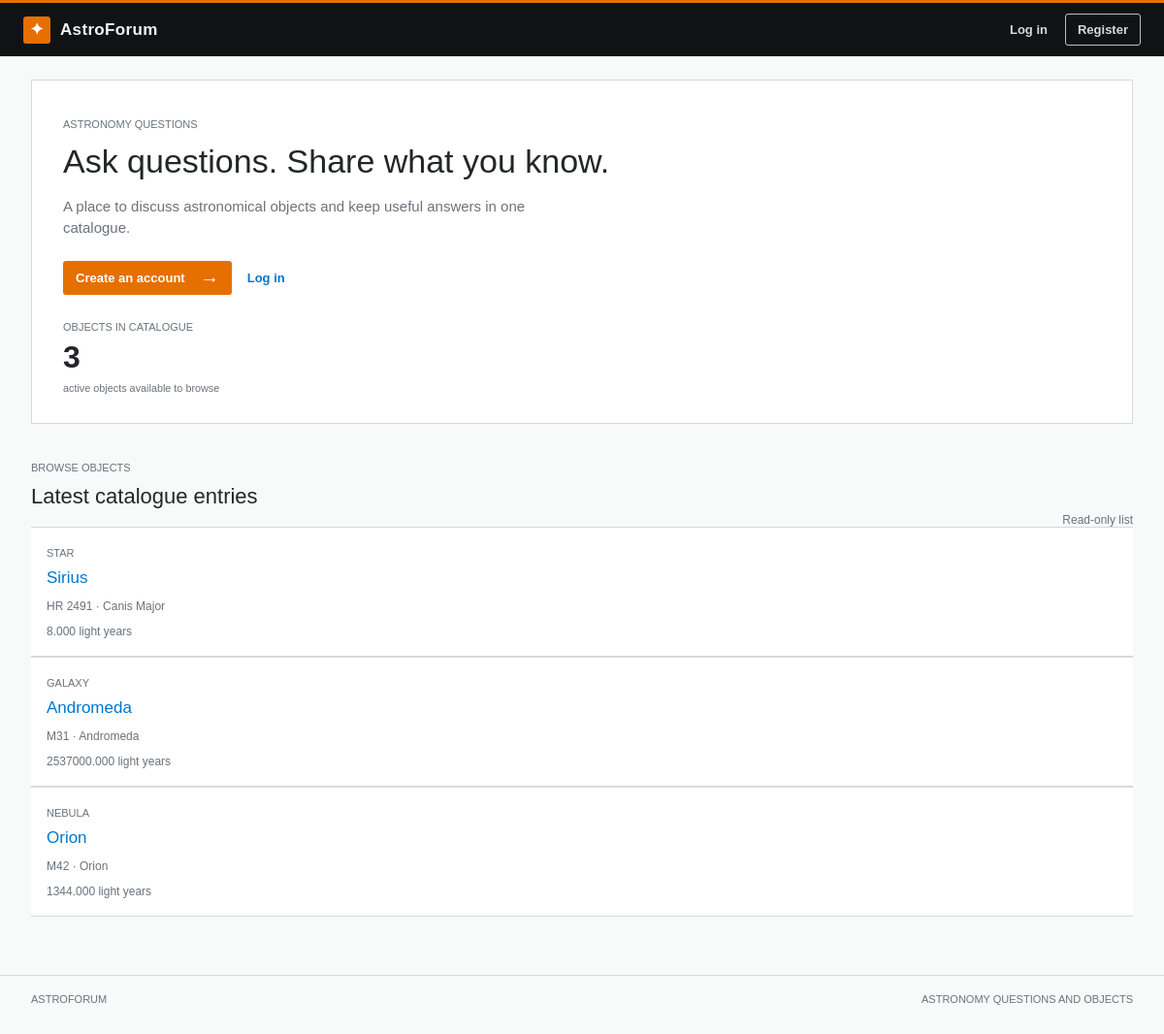
The page / on the database its author committed.
### tables this page shows
CREATE TABLE IF NOT EXISTS objects (
  id              INT UNSIGNED NOT NULL AUTO_INCREMENT,
  name            VARCHAR(255) NOT NULL,
  catalog_id      VARCHAR(64)  NULL,
  object_type     VARCHAR(64) NOT NULL,
  right_ascension VARCHAR(16)  NULL,
  declination     VARCHAR(16)  NULL,
  apparent_mag    DECIMAL(6,3) NULL COMMENT 'apparent magnitude',
  constellation   VARCHAR(16)  NULL,
  distance_ly     DECIMAL(12,3) NULL COMMENT 'distance in light years',
  discovered_by   VARCHAR(128) NULL,
  discovery_year  SMALLINT UNSIGNED NULL,
  notes           TEXT NULL,
  status          ENUM('active','deleted') NOT NULL DEFAULT 'active',
  created_at      TIMESTAMP NOT NULL DEFAULT CURRENT_TIMESTAMP,
  updated_at      TIMESTAMP NOT NULL DEFAULT CURRENT_TIMESTAMP ON UPDATE CURRENT_TIMESTAMP,
  PRIMARY KEY (id),
  UNIQUE KEY uq_catalog (catalog_id),
  KEY idx_type (object_type),
  KEY idx_constellation (constellation)
);

### web/functions.php (called while the page is built, shortened)
<?php
require_once __DIR__ . '/config.php';
function e(?string $value): string
{
    return htmlspecialchars($value ?? '', ENT_QUOTES, 'UTF-8');
}
function current_user(): ?array
{
    if (empty($_SESSION['user_id'])) {
        return null;
    }
    $statement = db()->prepare('SELECT id, username, role, expertise, registration_status, is_restricted, created_at FROM users WHERE id = ?');
    $statement->execute([$_SESSION['user_id']]);
    $user = $statement->fetch();
    return $user;
}

### web/config.php (called while the page is built, shortened)
<?php
function db(): PDO
{
    $dsn = 'mysql:host=' . DB_HOST . ';port=' . DB_PORT . ';dbname=' . DB_NAME . ';charset=utf8mb4';
    $connection = new PDO($dsn, DB_USER, DB_PASS, [
        PDO::ATTR_ERRMODE => PDO::ERRMODE_EXCEPTION,
        PDO::ATTR_DEFAULT_FETCH_MODE => PDO::FETCH_ASSOC,
        PDO::ATTR_EMULATE_PREPARES => false,
    ]);
    return $connection;
}

### web/index.php (the view, shortened to what this page needs)
<?php
require_once __DIR__ . '/functions.php';
$page = $_GET['page'] ?? 'home';
$user = current_user();
$objects = db()->query('SELECT name, catalog_id, object_type, constellation, distance_ly FROM objects WHERE status = "active" ORDER BY id')->fetchAll();
$pending = [];
?><!doctype html>
<html lang="en">
<head>
    <link rel="stylesheet" href="style.css">
</head>
<body>
    <header class="topbar">
        <a class="brand" href="index.php"><span class="brand-mark">✦</span><span>Astro<span>Forum</span></span></a>
        <nav>
            <?php if ($user): ?>
                <a href="index.php?page=dashboard">Dashboard</a>
                <?php if ($user['role'] === 'admin'): ?><a href="index.php?page=admin">Admin desk<?php if ($pending): ?><b class="count"><?= count($pending) ?></b><?php endif; ?></a><?php endif; ?>
                <form method="post" class="inline-form"><input type="hidden" name="action" value="logout"><?= csrf_field() ?><button class="nav-button" type="submit">Log out</button></form>
            <?php else: ?>
                <a href="index.php?page=login">Log in</a><a class="nav-cta" href="index.php?page=register">Register</a>
            <?php endif; ?>
        </nav>
    </header>
    <main class="shell">
        <?php if ($page === 'register'): ?>
            <section class="auth-layout"><div class="auth-intro"><p class="eyebrow">Create an account</p><h1>Join the discussion.</h1><p>Register to ask questions, browse the catalogue, and contribute answers.</p><div class="signal-list"><span>01</span>Admin approval is required</div><div class="signal-list"><span>02</span>Use one account for your posts</div></div><div class="form-panel"><p class="eyebrow">Registration</p><h2>Create your account</h2><form method="post" class="stack"><input type="hidden" name="action" value="register"><?= csrf_field() ?><label>Username<input name="username" autocomplete="username" required minlength="3" maxlength="64"></label><label>Password<input type="password" name="password" autocomplete="new-password" required minlength="8"><small>At least 8 characters.</small></label><label>Confirm password<input type="password" name="password_confirmation" autocomplete="new-password" required minlength="8"></label><button class="primary-button" type="submit">Register <span>→</span></button></form><p class="form-foot">Already registered? <a href="index.php?page=login">Log in</a></p></div></section>
        <?php else: ?>
            <section class="hero"><div class="hero-copy"><p class="eyebrow">Astronomy questions</p><h1>Ask questions. Share what you know.</h1><p class="hero-text">A place to discuss astronomical objects and keep useful answers in one catalogue.</p><div class="hero-actions"><a class="primary-button" href="index.php?page=register">Create an account <span>→</span></a><a class="text-link" href="index.php?page=login">Log in</a></div></div><div class="hero-coordinate"><span>OBJECTS IN CATALOGUE</span><strong><?= count($objects) ?></strong><small>active objects available to browse</small></div></section><section class="catalogue-preview"><div class="section-head"><div><p class="eyebrow">Browse objects</p><h2>Latest catalogue entries</h2></div><span class="section-note">Read-only list</span></div><div class="object-grid"><?php foreach ($objects as $object): ?><article class="object-card"><span class="object-type"><?= e(strtoupper($object['object_type'])) ?></span><h3><?= e($object['name']) ?></h3><p><?= e($object['catalog_id']) ?> · <?= e($object['constellation']) ?></p><small><?= e((string) $object['distance_ly']) ?> light years</small></article><?php endforeach; ?></div></section>
        <?php endif; ?>
    </main>
    <footer><span>ASTROFORUM</span><span>Astronomy questions and objects</span></footer>
</body>
</html>

### rows shown on the page
objects: object_type "STAR", name "Sirius", catalog "HR 2491", constellation "Canis Major", distance_ly "8.000"
objects: object_type "GALAXY", name "Andromeda", catalog "M31", constellation "Andromeda", distance_ly "2537000.000"
objects: object_type "NEBULA", name "Orion", catalog "M42", constellation "Orion", distance_ly "1344.000"

### other values the page prints
count($objects) "3"
